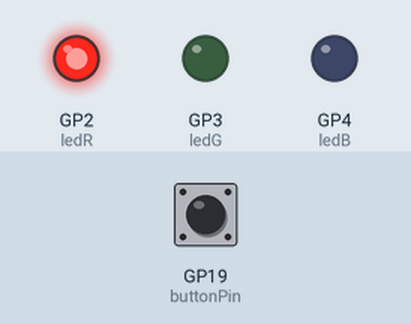
Simulated run of this program. Board: Raspberry Pi Pico running MicroPython. Parts: output pins drawn as LEDs (lit = HIGH). Inputs (shaded band) come from the test bench; at power-on: GP19 (buttonPin) LOW.

Above: at 1.2 s.
1.3 s: GP19 (buttonPin) pulled HIGH for 0.15 s
At 1.39 s:
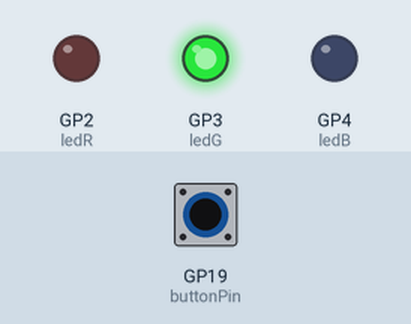
2.9 s: GP19 (buttonPin) pulled HIGH for 3.2 s
At 7.5 s:
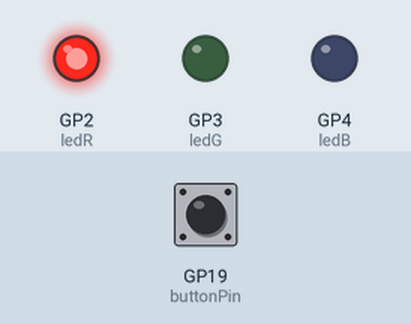
Timing chart, 0 to 9.0 s (numbered marks = the images above; inputs shaded):
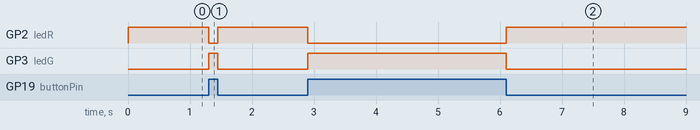

The program:

TP1_INNum_2.py
```python
from machine import Pin
import time

buttonPin = Pin(19, Pin.IN)
ledR = Pin(2, Pin.OUT)
ledG = Pin(3, Pin.OUT)
ledB = Pin(4, Pin.OUT)

buttonState = 0

while True:
    buttonState = buttonPin.value()

    if buttonState == 1:
        ledG.on()
        ledR.off()
    else:
        ledR.on()
        ledG.off()
```

Measured:
- after the input at 1.3 s, GP2 (ledR): HIGH → LOW at once, → HIGH 0.15 s later; GP3 (ledG): LOW → HIGH at once, → LOW 0.15 s later
- after the input at 2.9 s, GP2 (ledR): HIGH → LOW at once, → HIGH 3.2 s later; GP3 (ledG): LOW → HIGH at once, → LOW 3.2 s later
